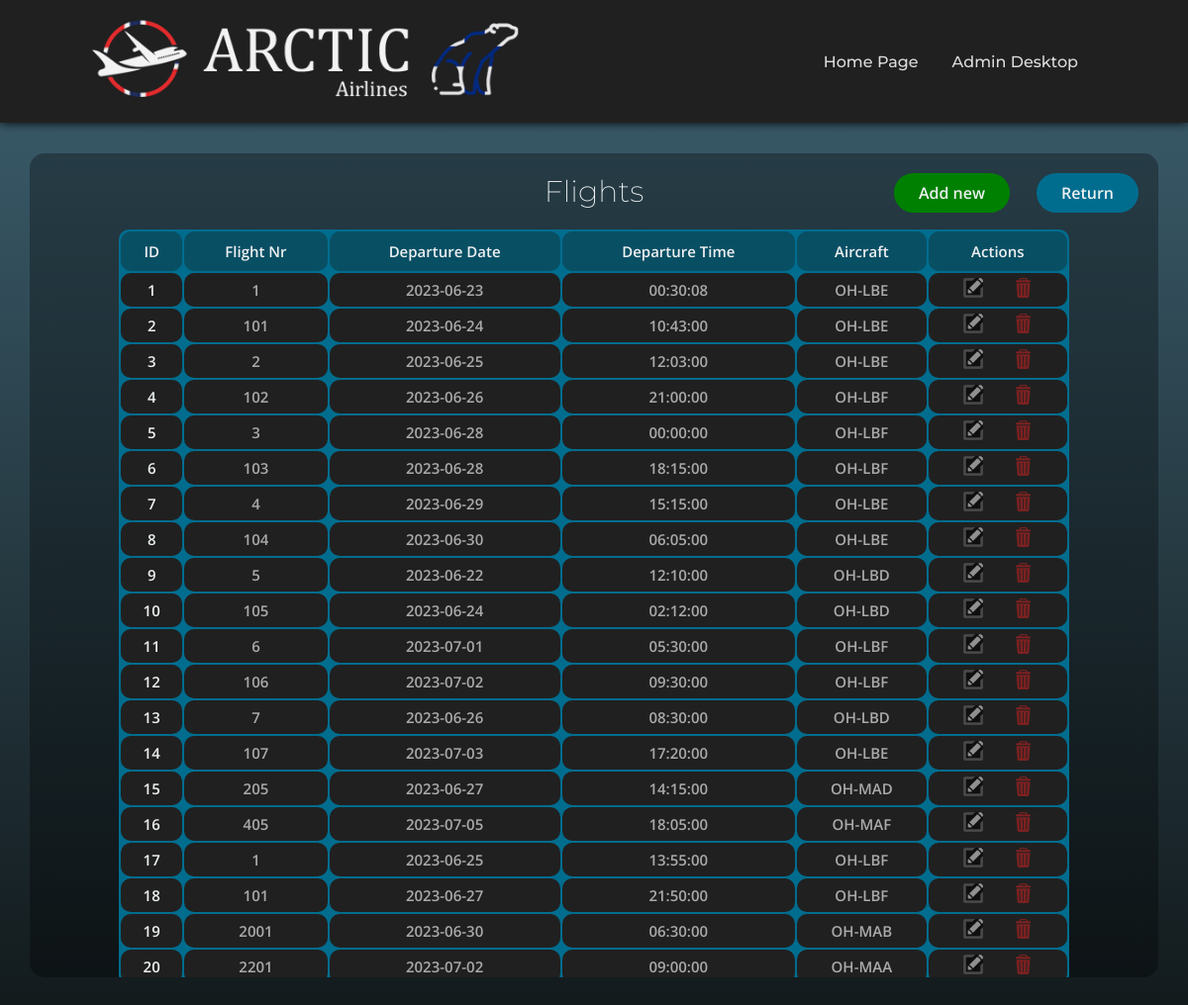
Screenshot of /PHP/admin/flights.php (signed in) with the database file from the repository.
### tables this page shows
CREATE TABLE `flights` (
  `ID` int(11) NOT NULL,
  `Route_id` int(11) NOT NULL,
  `Dep_date` date NOT NULL,
  `Dep_time` time NOT NULL,
  `Aircraft_id` int(11) NOT NULL
);

CREATE TABLE `routes` (
  `ID` int(11) NOT NULL,
  `Flight_nr` int(11) NOT NULL,
  `Enroute_time` int(11) NOT NULL,
  `Departure_id` int(11) NOT NULL,
  `Arrival_id` int(11) NOT NULL
);

CREATE TABLE `aircraft` (
  `ID` int(11) NOT NULL,
  `Airframe_type_id` int(11) NOT NULL,
  `REG` char(6) NOT NULL,
  `HasTwoClass_config` tinyint(1) NOT NULL
);

### PHP/admin/flights.php (the view, shortened to what this page needs)
<!DOCTYPE html>
<html>
    <head>
        <link rel="stylesheet" href="../../CSS/style.css">
        <link rel="stylesheet" href="../../CSS/style8.css">
    </head>
    <body>
        <header>
            <a href="../../index.php" class="logo"><img src="../../art/logo.png"></a>
            <nav>
                <ul class="nav_links">
                    <li><a href="../../index.php">Home Page</a></li>
                    <li><a href="./desktop.php">Admin Desktop</a></li>
                </ul>
            </nav>
        </header>
        <div class="box">
            <h1>Flights</h1>
            <table>
                <tr>
                    <th>ID</th>
                    <th>Flight Nr</th>
                    <th>Departure Date</th>
                    <th>Departure Time</th>
                    <th>Aircraft</th>
                    <th>Actions</th>
                </tr>
                <?php
                include("../connect.php");
                $select_query = $server_connection->query("SELECT flights.ID AS fl_id, flights.Route_id, flights.Dep_date AS dep_date, flights.Dep_time AS dep_time, flights.Aircraft_id,
                routes.ID, routes.Flight_nr AS flight_nr,
                aircraft.ID, aircraft.REG AS REG FROM flights JOIN routes ON flights.Route_ID = routes.ID JOIN aircraft ON flights.Aircraft_id = aircraft.ID ORDER BY flights.ID");
                while($row = $select_query->fetch_assoc()){
                    echo"<tr>";
                    echo"<td class='id'>".$row['fl_id']."</td>";
                    echo"<td>".$row['flight_nr']."</td>";
                    echo"<td>".$row['dep_date']."</td>";
                    echo"<td>".$row['dep_time']."</td>";
                    echo"<td>".$row['REG']."</td>";
                    echo"<td><a href='./flights_mod.php?mod=2&id=".$row['fl_id']."'><img class='edit' src='../../art/edit.png'></a><a href='./flights_mod.php?mod=1&id=".$row['fl_id']."'><img class='trash' src='../../art/trash.png'></a></td>";
                    echo"</tr>";
                }
                ?>
            </table>
            <a href="./flights_mod.php?mod=3"><button class="add">Add new</button></a>
            <a href="./desktop.php"><button class="button">Return</button></a>
        </div>
    </body>
</html>

### CSS/style.css (style rules this page uses)
:root { --main_gradient: linear-gradient(0deg, #12191b, #3d6070 100%); --oceanblue: #304d6e; --greenishblue: #006d8f; --greenishblue2: #094f64; --highlights: #00c3ff; --textwhite: #edf0f1; --textlight: #dddddd; }
* { margin: 0; padding: 0; box-sizing: border-box; }
body { min-height: 100vh; background: var(--main_gradient); }
header { background-color: #202020; display: flex; justify-content: flex-end; align-items: center; padding: 10px 8vw; box-shadow: 0 0 10px; transition-property: box-shadow; transition-duration: 400ms; transition-delay: 50ms; }
.nav_links { list-style: none; }
.nav_links li { display: inline-block; padding: 0px 15px; }
.nav_links a { font-family: 'Montserrat', sans-serif; font-style: normal; font-weight: 500; font-size: 16px; color: var(--textlight); text-decoration: none; transition: all, 200ms; }
.logo { scale: 90%; opacity: 95%; margin-right: auto; margin-left: -3vw; }

### CSS/style8.css (style rules this page uses)
:root { --main_gradient: linear-gradient(0deg, #12191b, #3d6070 100%); --oceanblue: #304d6e; --greenishblue: #006d8f; --greenishblue2: #094f64; --highlights: #00c3ff; --textwhite: #edf0f1; --textlight: #dddddd; }
body { background: var(--main_gradient); background-attachment: fixed; }
.box { position: relative; width: 95vw; height: 80vh; left: 2.5vw; top: 3vh; background-color: rgba(0, 0, 0, 0.3); border-radius: 15px; text-align: center; overflow-y: scroll; }
.box h1 { padding: 20px 10px; font-family: 'Montserrat', sans-serif; font-size: 30px; font-weight: 200; color: var(--textwhite); cursor: default; }
table { position: absolute; left: calc(50% - 40vw); width: 80vw; background-color: var(--greenishblue); border-radius: 10px; }
th { background-color: var(--greenishblue2); font-family: 'Open Sans', sans-serif; font-size: 15px; font-weight: 600; color: var(--textwhite); padding: 10px; border-radius: 10px; }
td { text-align: center; background-color: #202020; font-family: 'Open Sans', sans-serif; font-size: 15px; font-weight: 600; color: rgb(170, 170, 170); padding: 5px; border-radius: 10px; }
.id { color: var(--textwhite); }
.trash { opacity: 50%; transition: opacity 200ms; }
.button { position: absolute; top: 20px; right: 20px; font-family: 'Open Sans', sans-serif; font-style: normal; font-weight: 600; font-size: 16px; background-color: var(--greenishblue); color: var(--textwhite); padding: 9px 25px; border: none; border-radius: 20px; cursor: pointer; transition: background-color 200ms; }
.edit { opacity: 50%; margin-right: 30px; filter:grayscale(100%); transition-property: opacity, filter; transition-duration: 200ms; }
.add { position: absolute; top: 20px; right: 150px; font-family: 'Open Sans', sans-serif; font-style: normal; font-weight: 600; font-size: 16px; background-color: green; color: var(--textwhite); padding: 9px 25px; border: none; border-radius: 20px; cursor: pointer; transition: background-color 200ms; }

### rows the page displays
flights: ID "1", Route.Flight_nr "1", Dep_date "2023-06-23", Dep_time "00:30:08", Aircraft.REG "OH-LBE"
flights: ID "2", Route.Flight_nr "101", Dep_date "2023-06-24", Dep_time "10:43:00", Aircraft.REG "OH-LBE"
flights: ID "3", Route.Flight_nr "2", Dep_date "2023-06-25", Dep_time "12:03:00", Aircraft.REG "OH-LBE"
flights: ID "4", Route.Flight_nr "102", Dep_date "2023-06-26", Dep_time "21:00:00", Aircraft.REG "OH-LBF"
flights: ID "5", Route.Flight_nr "3", Dep_date "2023-06-28", Dep_time "00:00:00", Aircraft.REG "OH-LBF"
flights: ID "6", Route.Flight_nr "103", Dep_date "2023-06-28", Dep_time "18:15:00", Aircraft.REG "OH-LBF"
flights: ID "7", Route.Flight_nr "4", Dep_date "2023-06-29", Dep_time "15:15:00", Aircraft.REG "OH-LBE"
flights: ID "8", Route.Flight_nr "104", Dep_date "2023-06-30", Dep_time "06:05:00", Aircraft.REG "OH-LBE"
flights: ID "9", Route.Flight_nr "5", Dep_date "2023-06-22", Dep_time "12:10:00", Aircraft.REG "OH-LBD"
flights: ID "10", Route.Flight_nr "105", Dep_date "2023-06-24", Dep_time "02:12:00", Aircraft.REG "OH-LBD"
flights: ID "11", Route.Flight_nr "6", Dep_date "2023-07-01", Dep_time "05:30:00", Aircraft.REG "OH-LBF"
flights: ID "12", Route.Flight_nr "106", Dep_date "2023-07-02", Dep_time "09:30:00", Aircraft.REG "OH-LBF"
flights: ID "13", Route.Flight_nr "7", Dep_date "2023-06-26", Dep_time "08:30:00", Aircraft.REG "OH-LBD"
flights: ID "14", Route.Flight_nr "107", Dep_date "2023-07-03", Dep_time "17:20:00", Aircraft.REG "OH-LBE"
flights: ID "15", Route.Flight_nr "205", Dep_date "2023-06-27", Dep_time "14:15:00", Aircraft.REG "OH-MAD"
flights: ID "16", Route.Flight_nr "405", Dep_date "2023-07-05", Dep_time "18:05:00", Aircraft.REG "OH-MAF"
flights: ID "17", Route.Flight_nr "1", Dep_date "2023-06-25", Dep_time "13:55:00", Aircraft.REG "OH-LBF"
flights: ID "18", Route.Flight_nr "101", Dep_date "2023-06-27", Dep_time "21:50:00", Aircraft.REG "OH-LBF"
flights: ID "19", Route.Flight_nr "2001", Dep_date "2023-06-30", Dep_time "06:30:00", Aircraft.REG "OH-MAB"
flights: ID "20", Route.Flight_nr "2201", Dep_date "2023-07-02", Dep_time "09:00:00", Aircraft.REG "OH-MAA"
